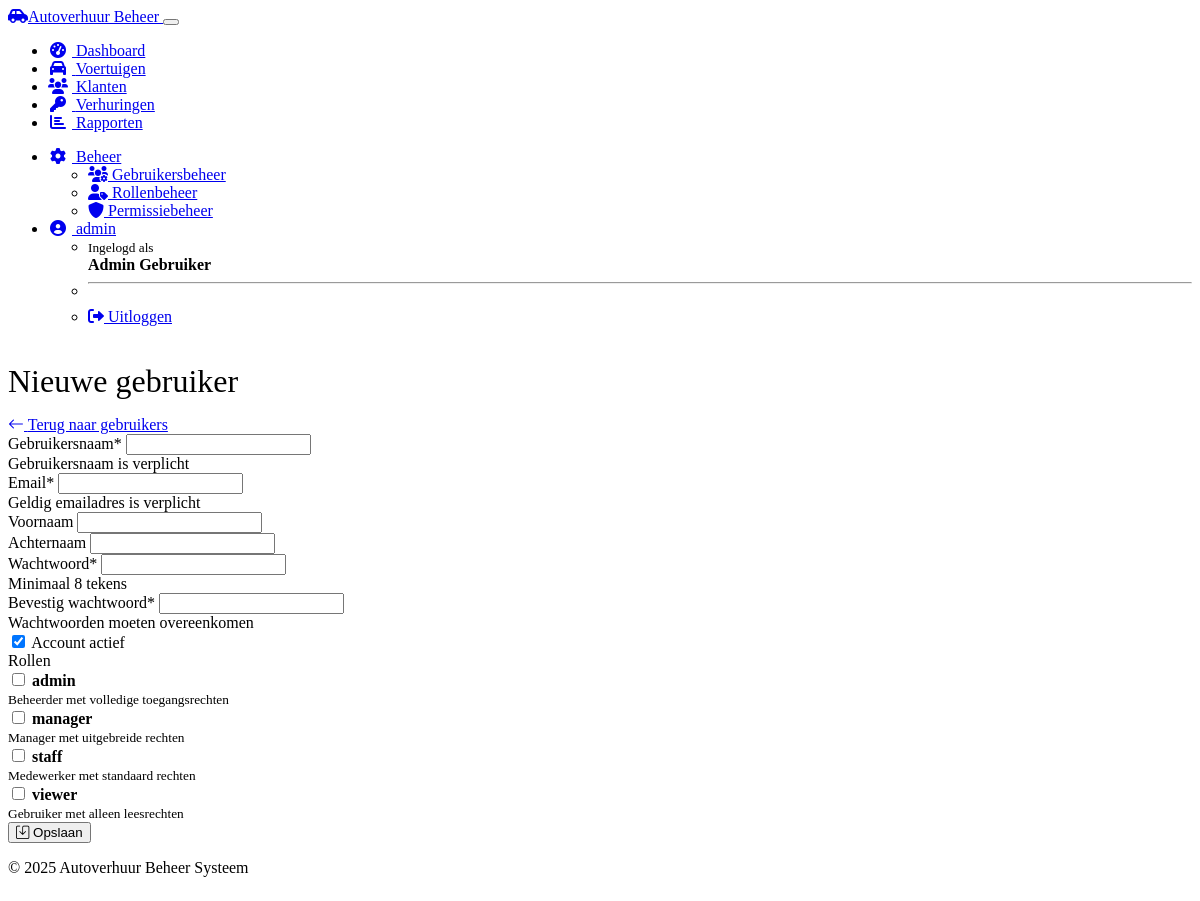
Screenshot of /auth/users/add (signed in) with the database file from the repository.
### models.py (models this page shows, shortened)
class User(UserMixin, db.Model):
    id = db.Column(db.Integer, primary_key=True)
    username = db.Column(db.String(64), unique=True, nullable=False)
    email = db.Column(db.String(120), unique=True, nullable=False)
    password_hash = db.Column(db.String(256), nullable=False)
    first_name = db.Column(db.String(64))
    last_name = db.Column(db.String(64))
    is_active = db.Column(db.Boolean, default=True)
    last_login = db.Column(db.DateTime)
    created_at = db.Column(db.DateTime, default=datetime.utcnow)
    roles = db.relationship('Role', secondary=user_roles, lazy='subquery',
                           backref=db.backref('users', lazy=True))
    @property
    def full_name(self):
        if self.first_name and self.last_name:
            return f"{self.first_name} {self.last_name}"
        return self.username
    def has_role(self, role_name):
        return any(role.name == role_name for role in self.roles)

class Role(db.Model):
    id = db.Column(db.Integer, primary_key=True)
    name = db.Column(db.String(64), unique=True, nullable=False)
    description = db.Column(db.String(255))
    permissions = db.relationship('Permission', secondary='role_permissions', lazy='subquery',
                                 backref=db.backref('roles', lazy=True))

### auth.py (the view, shortened to what this page needs)
@auth_bp.route('/users/add', methods=['GET', 'POST'])
@login_required
@admin_required
def add_user():
    roles = Role.query.all()
    return render_template('auth/user_form.html', roles=roles, user=None)

### auth.py (called while the page is built)
def role_required(role_name):
    def decorator(f):
        @wraps(f)
        def decorated_function(*args, **kwargs):
            if not current_user.is_authenticated or not current_user.has_role(role_name):
                flash(f'Je hebt niet de benodigde rol ({role_name}) om deze actie uit te voeren.', 'danger')
                return redirect(url_for('dashboard'))
            return f(*args, **kwargs)
        return decorated_function
    return decorator

### models.py (called while the page is built)
@login_manager.user_loader
def load_user(user_id):
    return User.query.get(int(user_id))

### templates/auth/user_form.html (shortened to what this page needs)
{% extends 'layout.html' %}
{% block content %}
<div class="container mt-4">
    <div class="d-flex justify-content-between align-items-center mb-4">
        <h1>
            {% if user %}
                Gebruiker bewerken
            {% else %}
                Nieuwe gebruiker
            {% endif %}
        </h1>
        <a href="{{ url_for('auth.users') }}" class="btn btn-secondary">
            <i class="bi bi-arrow-left"></i> Terug naar gebruikers
        </a>
    </div>
    <div class="card">
        <div class="card-body">
            <form method="post" class="needs-validation" novalidate>
                <div class="row">
                    <div class="col-md-6 mb-3">
                        <label for="username" class="form-label">Gebruikersnaam*</label>
                        <input type="text"
                               class="form-control"
                               id="username"
                               name="username"
                               value="{{ user.username if user else '' }}"
                               required
                               {% if user and user.username == 'admin' %}readonly{% endif %}>
                        <div class="invalid-feedback">Gebruikersnaam is verplicht</div>
                    </div>
                    <div class="col-md-6 mb-3">
                        <label for="email" class="form-label">Email*</label>
                        <input type="email"
                               class="form-control"
                               id="email"
                               name="email"
                               value="{{ user.email if user else '' }}"
                               required>
                        <div class="invalid-feedback">Geldig emailadres is verplicht</div>
                    </div>
                </div>
                <div class="row">
                    <div class="col-md-6 mb-3">
                        <label for="first_name" class="form-label">Voornaam</label>
                        <input type="text"
                               class="form-control"
                               id="first_name"
                               name="first_name"
                               value="{{ user.first_name if user else '' }}">
                    </div>
                    <div class="col-md-6 mb-3">
                        <label for="last_name" class="form-label">Achternaam</label>
                        <input type="text"
                               class="form-control"
                               id="last_name"
                               name="last_name"
                               value="{{ user.last_name if user else '' }}">
                    </div>
                </div>
                <div class="row">
                    <div class="col-md-6 mb-3">
                        <label for="password" class="form-label">
                            Wachtwoord{% if not user %}*{% endif %}
                        </label>
                        <input type="password"
                               class="form-control"
                               id="password"
                               name="password"
                               {% if not user %}required{% endif %}>
                        <div class="form-text">
                            {% if user %}
                                Laat leeg om het huidige wachtwoord te behouden
                            {% else %}
                                Minimaal 8 tekens
                            {% endif %}
                        </div>
                    </div>
                    <div class="col-md-6 mb-3">
                        <label for="password_confirm" class="form-label">
                            Bevestig wachtwoord{% if not user %}*{% endif %}
                        </label>
                        <input type="password"
                               class="form-control"
                               id="password_confirm"
                               name="password_confirm"
                               {% if not user %}required{% endif %}>
                        <div class="invalid-feedback">Wachtwoorden moeten overeenkomen</div>
                    </div>
                </div>
                <div class="mb-3 form-check form-switch">
                    <input class="form-check-input"
                           type="checkbox"
                           id="is_active"
                           name="is_active"
                           {% if not user or user.is_active %}checked{% endif %}
                           {% if user and user.username == 'admin' %}disabled{% endif %}>
                    <label class="form-check-label" for="is_active">Account actief</label>
                </div>
                <div class="mb-4">
                    <label class="form-label">Rollen</label>
                    <div class="card">
                        <div class="card-body">
                            <div class="row">
                                {% for role in roles %}
                                <div class="col-md-6 mb-2">
                                    <div class="form-check">
                                        <input class="form-check-input"
                                               type="checkbox"
                                               name="roles"
                                               value="{{ role.id }}"
                                               id="role_{{ role.id }}"
                                               {% if user and user.username == 'admin' and role.name == 'admin' %}disabled{% endif %}>
                                        <label class="form-check-label" for="role_{{ role.id }}">
                                            <strong>{{ role.name }}</strong><br>
                                            <small class="text-muted">{{ role.description }}</small>
                                        </label>
                                    </div>
                                </div>
                                {% endfor %}
                            </div>
                        </div>
                    </div>
                </div>
                <div class="mt-4">
                    <button type="submit" class="btn btn-primary">
                        <i class="bi bi-save"></i> Opslaan
                    </button>
                </div>
            </form>
        </div>
    </div>
</div>
{% endblock %}

### templates/layout.html (shortened to what this page needs)
<!DOCTYPE html>
<html lang="nl" data-bs-theme="dark">
<head>
    <link rel="stylesheet" href="https://cdn.replit.com/agent/bootstrap-agent-dark-theme.min.css">
    <link rel="stylesheet" href="https://cdnjs.cloudflare.com/ajax/libs/font-awesome/6.0.0/css/all.min.css">
    <link rel="stylesheet" href="https://cdn.jsdelivr.net/npm/bootstrap-icons@1.10.3/font/bootstrap-icons.css">
    <link rel="stylesheet" href="{{ url_for('static', filename='css/custom.css') }}">
</head>
<body>
    <nav class="navbar navbar-expand-lg navbar-dark bg-dark">
        <div class="container">
            <a class="navbar-brand" href="{{ url_for('dashboard') }}">
                <i class="fas fa-car-side me-2"></i>Autoverhuur Beheer
            </a>
            <button class="navbar-toggler" type="button" data-bs-toggle="collapse" data-bs-target="#navbarNav">
            </button>
            <div class="collapse navbar-collapse" id="navbarNav">
                <ul class="navbar-nav me-auto">
                    <li class="nav-item">
                        <a class="nav-link {% if request.path == '/' %}active{% endif %}" href="{{ url_for('dashboard') }}">
                            <i class="fas fa-tachometer-alt me-1"></i> Dashboard
                        </a>
                    </li>
                    <li class="nav-item">
                        <a class="nav-link {% if '/vehicles' in request.path %}active{% endif %}" href="{{ url_for('vehicles') }}">
                            <i class="fas fa-car me-1"></i> Voertuigen
                        </a>
                    </li>
                    <li class="nav-item">
                        <a class="nav-link {% if '/customers' in request.path %}active{% endif %}" href="{{ url_for('customers') }}">
                            <i class="fas fa-users me-1"></i> Klanten
                        </a>
                    </li>
                    <li class="nav-item">
                        <a class="nav-link {% if '/rentals' in request.path %}active{% endif %}" href="{{ url_for('rentals') }}">
                            <i class="fas fa-key me-1"></i> Verhuringen
                        </a>
                    </li>
                    <li class="nav-item">
                        <a class="nav-link {% if '/reports' in request.path %}active{% endif %}" href="{{ url_for('reports') }}">
                            <i class="fas fa-chart-bar me-1"></i> Rapporten
                        </a>
                    </li>
                </ul>
                <ul class="navbar-nav">
                    {% if current_user.is_authenticated %}
                        {% if current_user.has_role('admin') %}
                            <li class="nav-item dropdown">
                                <a class="nav-link dropdown-toggle {% if '/admin' in request.path %}active{% endif %}"
                                   href="#" id="adminDropdown" role="button"
                                   data-bs-toggle="dropdown" aria-expanded="false">
                                    <i class="fas fa-cog me-1"></i> Beheer
                                </a>
                                <ul class="dropdown-menu dropdown-menu-end" aria-labelledby="adminDropdown">
                                    <li>
                                        <a class="dropdown-item" href="{{ url_for('auth.users') }}">
                                            <i class="fas fa-users-cog me-1"></i> Gebruikersbeheer
                                        </a>
                                    </li>
                                    <li>
                                        <a class="dropdown-item" href="{{ url_for('auth.roles') }}">
                                            <i class="fas fa-user-tag me-1"></i> Rollenbeheer
                                        </a>
                                    </li>
                                    <li>
                                        <a class="dropdown-item" href="{{ url_for('auth.permissions') }}">
                                            <i class="fas fa-shield-alt me-1"></i> Permissiebeheer
                                        </a>
                                    </li>
                                </ul>
                            </li>
                        {% endif %}
                        <li class="nav-item dropdown">
                            <a class="nav-link dropdown-toggle" href="#" id="userDropdown"
                               role="button" data-bs-toggle="dropdown" aria-expanded="false">
                                <i class="fas fa-user-circle me-1"></i> {{ current_user.username }}
                            </a>
                            <ul class="dropdown-menu dropdown-menu-end" aria-labelledby="userDropdown">
                                <li>
                                    <span class="dropdown-item-text text-muted">
                                        <small>Ingelogd als</small><br>
                                        <strong>{{ current_user.full_name }}</strong>
                                    </span>
                                </li>
                                <li><hr class="dropdown-divider"></li>
                                <li>
                                    <a class="dropdown-item" href="{{ url_for('auth.logout') }}">
                                        <i class="fas fa-sign-out-alt me-1"></i> Uitloggen
                                    </a>
                                </li>
                            </ul>
                        </li>
                    {% else %}
                        <li class="nav-item">
                            <a class="nav-link" href="{{ url_for('auth.login') }}">
                                <i class="fas fa-sign-in-alt me-1"></i> Inloggen
                            </a>
                        </li>
                    {% endif %}
                </ul>
            </div>
        </div>
    </nav>
    <div class="container mt-4 mb-5">
        {% block content %}{% endblock %}
    </div>
    <footer class="bg-dark text-light py-3 mt-auto">
        <div class="container text-center">
            <p class="mb-0">&copy; 2025 Autoverhuur Beheer Systeem</p>
        </div>
    </footer>
</body>
</html>

### static/css/custom.css (style rules this page uses)
.card { transition: transform 0.3s ease, box-shadow 0.3s ease; }
body { display: flex; flex-direction: column; min-height: 100vh; }
.container { flex: 1; }
h1, h2 { font-weight: 300; margin-bottom: 1rem; }
.nav-link i { width: 1.25rem; text-align: center; margin-right: 0.25rem; }
.navbar-brand { font-weight: 500; }
footer { margin-top: auto; }

### rows the page displays
User: username "admin", full_name "Admin Gebruiker"
Role: name "admin", description "Beheerder met volledige toegangsrechten"
Role: name "manager", description "Manager met uitgebreide rechten"
Role: name "staff", description "Medewerker met standaard rechten"
Role: name "viewer", description "Gebruiker met alleen leesrechten"
